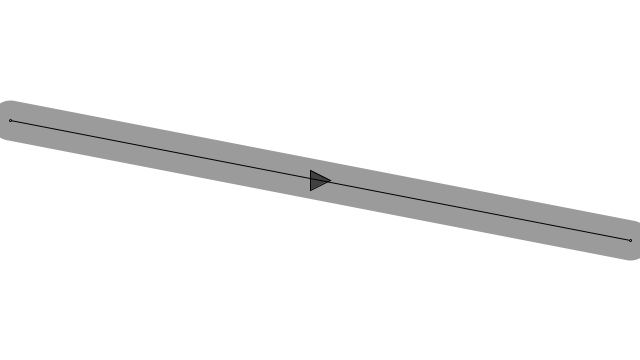
Frame 1 (no input)
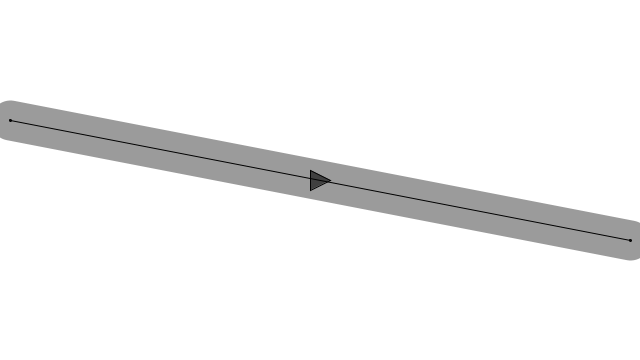
Frame 60 (the mouse pressed at the canvas centre just before this capture)
Frame 120 (the mouse held since frame 60 and released just before this capture): identical to frame 60, image omitted

The Processing sketch that drew these frames (run headless with seeded random() and noise(); from frame 60 on, the mouse is pressed at the canvas centre):

// Processing sketch: PathFollower
// ── PathFollower.pde
Path path;
Vehicle car;
void setup() {
  size(640, 360);
  car = new Vehicle(new PVector(width/2, height/2), 2, 5,1);
  path = new Path();
}

void draw() {
  background(255);
  
  path.display();
  if(mousePressed) {
    PVector mouse = new PVector(mouseX, mouseY);
     car.seek(mouse);
  } else {
    car.followPath(path);
  }
  car.update();
}
// ── Classes.pde
class Path {
  PVector start;
  PVector end;
  float radius;
  Path() {
    radius = 20;
    start = new PVector(10, height/3);
    end = new PVector(width-10, 2*height/3);
  }


  void display() {
    strokeWeight(radius*2);
    stroke(0, 100);
    line(start.x, start.y, end.x, end.y);
    strokeWeight(1);
    stroke(0);
    line(start.x, start.y, end.x, end.y);
    ellipse(start.x, start.y, 2, 2);
    ellipse(end.x, end.y, 2, 2);
  }
}


class Vehicle {
  PVector location;
  PVector velocity;
  PVector acceleration;
  float mass;
  float maxspeed;
  float maxforce;

  void applyForce(PVector action) {
    PVector force = action.copy();
    force.limit(maxforce);
    force.div(mass);
    acceleration.add(force);
  }

  void step() {
    checkEdges();
    velocity.add(acceleration);

    velocity.limit(maxspeed);

    location.add(velocity);

    acceleration.mult(0);
  }

  void display() {
    float angle = velocity.heading();

    fill(0, 150);
    stroke(0);
    rectMode(CENTER);

    pushMatrix();

    translate(location.x, location.y);
    rotate(angle);

    triangle(mass*5, 0, -mass*5, mass*5, -mass*5, -mass*5);

    popMatrix();
  }

  void update() {
    step(); 
    display();
  }


  void checkEdges() {
    if (location.x < 0) {
      PVector desired = new PVector(maxspeed, velocity.y);
      desired.limit(maxspeed);

      PVector steer = PVector.sub(desired, velocity);
      applyForce(steer);
    } else if (location.x > width) {

      PVector desired = new PVector(-maxspeed, velocity.y);
      desired.limit(maxspeed);

      PVector steer = PVector.sub(desired, velocity);
      applyForce(steer);
    }

    if (location.y < 0) {

      PVector desired = new PVector(velocity.x, maxspeed);
      desired.limit(maxspeed);

      PVector steer = PVector.sub(desired, velocity);
      applyForce(steer);
    } else if (location.y > height) {
      PVector desired = new PVector(velocity.x, -maxspeed);
      desired.limit(maxspeed);

      PVector steer = PVector.sub(desired, velocity);
      applyForce(steer);
    }
  }

  void followPath(Path path) {
   PVector predict = velocity.get();
   predict.normalize();
   predict.mult(25);
   PVector predictLoc = PVector.add(location, predict);
   
   PVector a = PVector.sub(predictLoc, path.start);
   PVector b = PVector.sub(path.end, path.start);
   
   b.normalize();
   b.mult(a.dot(b));
   PVector normalPoint = PVector.add(path.start, b);
   
   float distance = PVector.dist(predictLoc, normalPoint);
   if(distance > path.radius) {
      b.normalize();
      b.mult(25);
      PVector target = PVector.add(normalPoint, b);
     
     seek(target); 
   }
   
   
  }

  void seek(PVector pos) {
   PVector postion = pos.copy();
   PVector desired = PVector.sub(pos, location);
   applyForce(desired);
  }
  
  
  Vehicle(PVector location, float mass, float maxspeed, float maxforce) {
    this.location = location;
    this.velocity = new PVector();
    this.acceleration = new PVector();
    this.mass = mass;
    this.maxspeed = maxspeed;
    this.maxforce = maxforce;
  }
}
